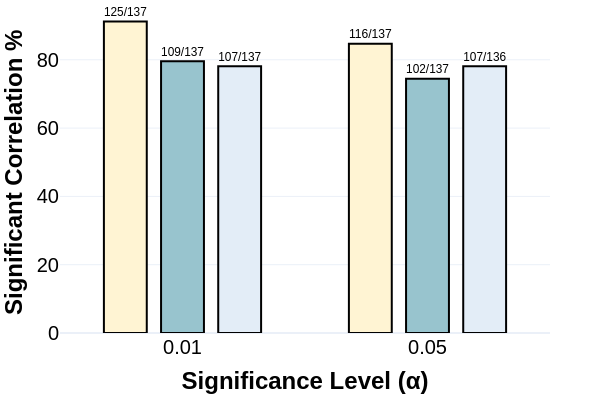

Source (notebook cell):
### Code cell
import pandas as pd
import plotly.express as px

# Custom color scale for categories
custom_colorscale = {
    'Pre-correction': '#fff4d3',  
    'Post-dependency correction': '#98c4ce', 
    'Post-dependency and multiple testing correction': '#e3edf7', 
}

# Create DataFrame
df = pd.DataFrame({
    "Category": ["Pre-correction", "Post-dependency correction", "Post-dependency and multiple testing correction"] * 2,
    "Significance Level": [0.01] * 3 + [0.05] * 3,
    "Significant Proportion": [125/137*100, 109/137*100, 107/137*100, 116/137*100, 102/137*100, 107/137*100],
    "Label": ["125/137", "109/137", "107/137", "116/137", "102/137", "107/136"]
})

# Code to create grouped bar chart using Plotly
fig = px.bar(
    df,
    x="Significance Level",
    y="Significant Proportion",
    color="Category",
    barmode="group",
    title=None,
    color_discrete_map=custom_colorscale,
    opacity=1,
    text="Label"  # Add text labels for each bar
)

fig.update_traces(
    textposition="outside",  # Place text outside the bars for better readability
    width=0.007,  # Adjust the width of the bars
    marker_line_color='black',  # Add a black line around the bars
    marker_line_width=2  # Set the width of the line around the bars
)

# Update layout for better formatting
fig.update_layout(
    template='plotly_white',
    margin=dict(l=50, r=50, t=5, b=50),
    autosize=True,
    yaxis_title='<b>Significant Correlation % </b>',
    xaxis_title='<b>Significance Level (α)</b>',
    font=dict(size=20, color='black', family='Arial'),
    width=600,
    height=395,
    showlegend=False,
    bargap=0.3,
    bargroupgap=0.1,
    legend=dict(
        title=None,
        font = dict(size=13),
        orientation="h",
        yanchor="top",
        y=-0.15,
        xanchor="center",
        x=0.5
    ),

)

# Set text position to be inside the bars for readability
fig.update_traces(textposition="outside")

fig.show()

# fig.write_image('/Users/gulugulu/repos/PuningAnalysis/results/figures/significant_proportion.pdf')

### Figure 1 — Plotly figure (JSON) as saved in the notebook; plotly's stock layout.template omitted (floating-point values rounded to 4 significant figures)
{"data": [{"alignmentgroup": "True", "hovertemplate": "Category=Pre-correction<br>Significance Level=%{x}<br>Significant Proportion=%{y}<br>Label=%{text}<extra></extra>", "legendgroup": "Pre-correction", "marker": {"color": "#fff4d3", "line": {"color": "black", "width": 2}, "opacity": 1, "pattern": {"shape": ""}}, "name": "Pre-correction", "offsetgroup": "Pre-correction", "orientation": "v", "showlegend": true, "text": ["125/137", "116/137"], "textposition": "outside", "type": "bar", "width": 0.007, "x": [0.01, 0.05], "xaxis": "x", "y": [91.24, 84.67], "yaxis": "y"}, {"alignmentgroup": "True", "hovertemplate": "Category=Post-dependency correction<br>Significance Level=%{x}<br>Significant Proportion=%{y}<br>Label=%{text}<extra></extra>", "legendgroup": "Post-dependency correction", "marker": {"color": "#98c4ce", "line": {"color": "black", "width": 2}, "opacity": 1, "pattern": {"shape": ""}}, "name": "Post-dependency correction", "offsetgroup": "Post-dependency correction", "orientation": "v", "showlegend": true, "text": ["109/137", "102/137"], "textposition": "outside", "type": "bar", "width": 0.007, "x": [0.01, 0.05], "xaxis": "x", "y": [79.56, 74.45], "yaxis": "y"}, {"alignmentgroup": "True", "hovertemplate": "Category=Post-dependency and multiple testing correction<br>Significance Level=%{x}<br>Significant Proportion=%{y}<br>Label=%{text}<extra></extra>", "legendgroup": "Post-dependency and multiple testing correction", "marker": {"color": "#e3edf7", "line": {"color": "black", "width": 2}, "opacity": 1, "pattern": {"shape": ""}}, "name": "Post-dependency and multiple testing correction", "offsetgroup": "Post-dependency and multiple testing correction", "orientation": "v", "showlegend": true, "text": ["107/137", "107/136"], "textposition": "outside", "type": "bar", "width": 0.007, "x": [0.01, 0.05], "xaxis": "x", "y": [78.1, 78.1], "yaxis": "y"}], "layout": {"autosize": true, "bargap": 0.3, "bargroupgap": 0.1, "barmode": "group", "font": {"color": "black", "family": "Arial", "size": 20}, "height": 395, "legend": {"font": {"size": 13}, "orientation": "h", "title": {}, "tracegroupgap": 0, "x": 0.5, "xanchor": "center", "y": -0.15, "yanchor": "top"}, "margin": {"b": 50, "l": 50, "r": 50, "t": 5}, "showlegend": false, "width": 600, "xaxis": {"anchor": "y", "domain": [0, 1], "title": {"text": "<b>Significance Level (α)</b>"}}, "yaxis": {"anchor": "x", "domain": [0, 1], "title": {"text": "<b>Significant Correlation % </b>"}}}}
